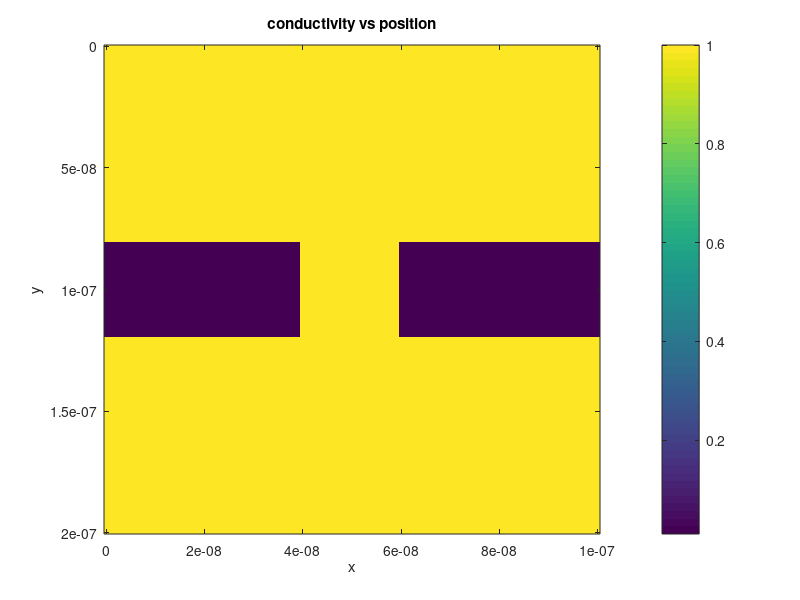
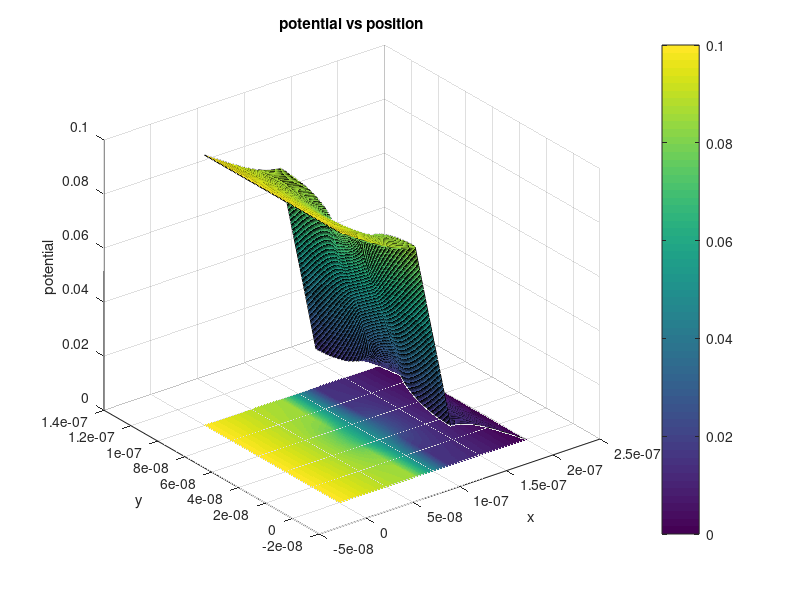
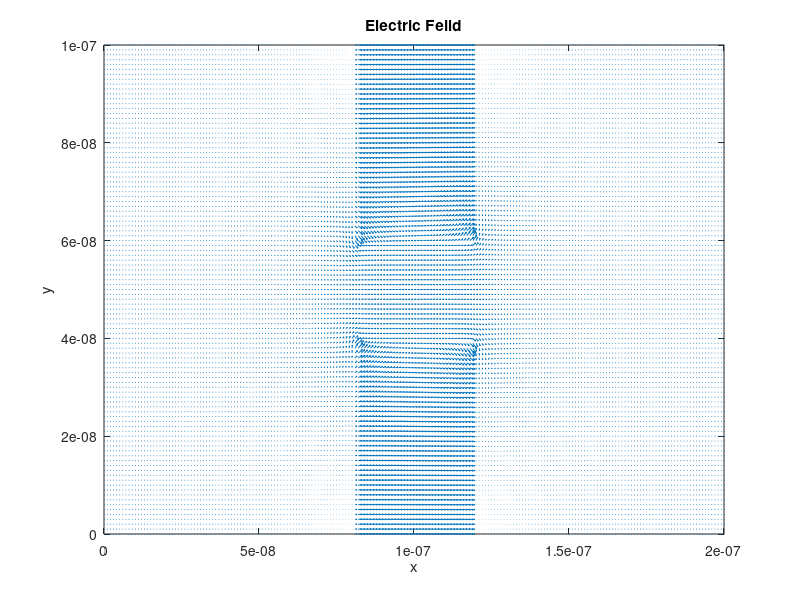

MATLAB code for these plots, in order: (Note: this script raises an error after producing the figures.)
L = 200e-9;
W = 100e-9;
Lb = 40e-9;
Wb = 40e-9;
meshspace = 1e-9;
nx = round(L/meshspace + 1);
ny = round(W/meshspace + 1);

cond1 = 1;
cond2 = 1e-2;


%This section creates a conductivity map witch assigns a conductivity to
%each node in the mesh. This will be used to create the G matrix
condMap = zeros(nx,ny);

for i = 1:nx
   for j = 1:ny
       if (i-1)>0.5*(L-Lb)/meshspace&&(i-1)<0.5*(L+Lb)/meshspace&&((j-1)<Wb/meshspace||(j-1)>(W-Wb)/meshspace)
           condMap(i,j) = cond2;
       else
           condMap(i,j) = cond1;
       end
   end
end

figure(1)
imagesc([0 W],[0 L],condMap);
colorbar
xlabel('x')
ylabel('y')
title('conductivity vs position')

G = sparse(nx*ny);
B = zeros(1,nx*ny);
for i = 1:nx
    for j = 1:ny
        n = j +(i-1)*ny;
        
        %V=1 @ x=0 BC
        if i == 1
            G(n,n) = 1;
            B(n) = 0.1;
        
        %V=0 @ x=L BC
        elseif i == nx 
            G(n,n) = 1;
        
        %Absorbing BC @ y=0
        elseif j == 1 
            nxm = j + (i-2)*ny;
            nxp = j + i*ny;
            nyp = j+1 + (i-1)*ny;
            
            %Resistor Values from conduction map
            rxm = (condMap(i,j) + condMap(i-1,j))/2;
            rxp = (condMap(i,j) + condMap(i+1,j))/2;
            ryp = (condMap(i,j) + condMap(i,j+1))/2;
            
            %node equations from resistor values
            G(n,n) = -(rxm + rxp + ryp);
            G(n,nxm) = rxm;
            G(n,nxp) = rxp;
            G(n,nyp) = ryp; 
        
         %Absorbing BC @ y=W
        elseif j == ny
            nxm = j + (i-2)*ny;
            nxp = j + i*ny;
            nym = j-1 + (i-1)*ny;
            
            %Resistor Values from conduction map
            rxm = (condMap(i,j) + condMap(i-1,j))/2;
            rxp = (condMap(i,j) + condMap(i+1,j))/2;
            rym = (condMap(i,j) + condMap(i,j-1))/2;
            
            %node equations from resistor values
            G(n,n) = -(rxm + rxp + rym);
            G(n,nxm) = rxm;
            G(n,nxp) = rxp;
            G(n,nym) = rym;
        
        %internal nodes
        else
            nxm = j + (i-2)*ny;
            nxp = j + i*ny;
            nym = j-1 + (i-1)*ny;
            nyp = j+1 + (i-1)*ny;
            
            %Resistor Values from conduction map
            rxm = (condMap(i,j) + condMap(i-1,j))/2;
            rxp = (condMap(i,j) + condMap(i+1,j))/2;
            ryp = (condMap(i,j) + condMap(i,j+1))/2;
            rym = (condMap(i,j) + condMap(i,j-1))/2;
            
            %node equations from resistor values
            G(n,n) = -(rxm + rxp + rym + ryp);
            G(n,nxm) = rxm;
            G(n,nxp) = rxp;
            G(n,nym) = rym;
            G(n,nyp) = ryp; 
        
        end
    end
end

%solving and plotting
V = G\B';
Vmap = zeros(nx,ny);
for i = 1:nx
    for j = 1:ny
        n = j +(i-1)*ny;
        Vmap(i,j) = V(n);
    end
end

[X, Y] = meshgrid(0:meshspace:L,0:meshspace:W);
figure(2)
surf(X',Y',Vmap)
colorbar
hold on
imagesc([0 L],[0 W],Vmap')
xlabel('x')
ylabel('y')
zlabel('potential')
title('potential vs position')
hold off

[Ey, Ex] = gradient(Vmap,meshspace);
Ex = -Ex;
Ey = -Ey;

figure(3)
quiver(X',Y',Ex,Ey)
xlim([0 L])
ylim([0 W])
xlabel('x')
ylabel('y')
title('Electric Feild')

%Constants
K = 1.3806e-23;
m = 0.26*9.1093e-31;
q = 1.60217662e-19;

%Place electrons in Boundary
x = L*rand(1000,1);
y = W*rand(1000,1);

yboundSpecular = true; %Specular reflection when treu, diffuse otherwize;
xboundSpecular = true;
boxSpecular = true;

%Determines if any electrons are in the box and moves them out
inbox1 = x > 0.5*(L-Lb) & x < 0.5*(L+Lb) & y > (W-Wb);
inbox2 =  x > 0.5*(L-Lb) & x < 0.5*(L+Lb) & y < Wb;
x(inbox1) = x(inbox1) + ((rand() > 0.5)*2 - 1)*Lb*rand(size(x(inbox1)));
x(inbox2) = x(inbox2) + ((rand() > 0.5)*2 - 1)*Lb*rand(size(x(inbox2)));
y(inbox1) = y(inbox1) - 0.5*Wb*rand(size(y(inbox1)));
y(inbox2) = y(inbox2) + 0.5*Wb*rand(size(y(inbox2)));



% Assign electron velocity based on Maxwell Boltzman Distribution
T = 300;
vth = sqrt(2*K*T/m);
std = sqrt(K*T/m);
Vx = normrnd(0,std,[1000,1]);
Vy = normrnd(0,std,[1000,1]);
V = sqrt(Vx.^2 + Vy.^2);
figure(1)
histogram(V);
xlabel('Velocity')
ylabel('Number of Electrons')
Tplot = zeros(1000,1); %calculated temperature for plotting

dt = 100e-9/vth/100;

Fx = zeros(1000,1);
Fy = zeros(1000,1);
for i = 1:1000
    Fx(i) = -q*Ex(round(1e9*(x(i)+1e-9)),round(1e9*(y(i)+1e-9)));
    Fy(i) = -q*Ey(round(1e9*(x(i)+1e-9)),round(1e9*(y(i)+1e-9)));
end


Tplot = zeros(1000);
xold = x;
yold = y;
for i =1:150
    %Defines the boundaries of the simulation as well as the boxes
    yboundTop = y > W;
    yboundBottom = y < 0;
    inbox1 = x >= 80e-9 & x <= 120e-9 & y >= 60e-9;
    inbox2 = x >= 80e-9 & x <= 120e-9 & y <= 40e-9;
    xboundRight = x > L;
    xboundLeft = x < 0;
    
    %Reflection off of xboundary
    if xboundSpecular
        Vx(xboundRight | xboundLeft) = - Vx(xboundRight | xboundLeft);
    else
        theta = pi*rand();
        Vx(xboundRight | xboundLeft) = V(xboundRight | xboundLeft)*cos(theta);
        Vy(xboundRight | xboundLeft) = V(xboundRight | xboundLeft)*sin(theta);
    end
    
    %Reflection off of y boundary
    if yboundSpecular
        Vy(yboundTop | yboundBottom) = -Vy(yboundTop | yboundBottom);
    else
        theta = pi*rand();
        Vy(yboundTop | yboundBottom) = V(yboundTop | yboundBottom)*cos(theta);
        Vx(yboundTop | yboundBottom) = V(yboundTop | yboundBottom)*sin(theta);
    end
    
    %Reflection off of box
    if boxSpecular
        %Reflection off of verticle face
        Vx(inbox1 & yold >= 60e-9) = -Vx(inbox1 & yold >= 60e-9);
        Vx(inbox2 & yold <= 40e-9) = -Vx(inbox2 & yold <= 40e-9);
        
        %Reflection off of Horizontal face
        Vy(inbox1 & yold <= 60e-9) = -Vy(inbox1 & yold <= 60e-9);
        Vy(inbox2 & yold >= 40e-9) = -Vy(inbox2 & yold >= 40e-9);
    else
        theta = pi*rand();
        
        %Reflection off of verticle face
        Vx(inbox1 & yold >= 60e-9) = V(inbox1 & yold >= 60e-9)*cos(theta);
        Vx(inbox2 & yold <= 40e-9) = V(inbox2 & yold <= 40e-9)*cos(theta);
        Vy(inbox1 & yold >= 60e-9) = V(inbox1 & yold >= 60e-9)*sin(theta);
        Vy(inbox2 & yold <= 40e-9) = V(inbox2 & yold <= 40e-9)*sin(theta);
        
        %Reflection off of Horizontal Face
        Vy(inbox1 & yold <= 60e-9) = V(inbox1 & yold <= 60e-9)*cos(theta);
        Vy(inbox2 & yold >= 40e-9) = V(inbox2 & yold >= 40e-9)*cos(theta);
        Vx(inbox1 & yold <= 60e-9) = V(inbox1 & yold <= 60e-9)*sin(theta);
        Vx(inbox2 & yold >= 40e-9) = V(inbox2 & yold >= 40e-9)*sin(theta);
    end
    
    %Make sure all electrons are in the proper boundary
    y(yboundTop) = 100e-9;
    y(yboundBottom) = 0;
    x(xboundRight) = 200e-9;
    x(xboundLeft) = 0;
    x(inbox1 & yold >= 60e-9 & x <= 100e-9) = 80e-9;
    x(inbox1 & yold >= 60e-9 & x > 100e-9) = 120e-9;
    x(inbox2 & yold <= 40e-9 & x <= 100e-9) =80e-9;
    x(inbox2 & yold <= 40e-9 & x >= 100e-9) =120e-9;
    y(inbox1 & yold <= 60e-9) = 60e-9;
    y(inbox2 & yold >= 60e-9) = 40e-9;
   

    xold = x;
    yold = y;
    x = x + Vx*dt + 0.5*Fx*dt^2/m;
    y = y + Vy*dt + 0.5*Fy*dt^2/m;
    Vx = Vx + Fx*dt/m;
    Vy = Vy + Fy*dt/m;
    
    %Scatter electrons randomly and reasign velocity using Maxwell Boltzman
    %distribution
    scatter = rand(1000,1) < (1 - exp(-dt/0.2e-12));
    Vx(scatter) = normrnd(0,std,size(Vx(scatter)));
    Vy(scatter) = normrnd(0,std,size(Vy(scatter)));
    
    
    xplot = transpose([xold(1:20) x(1:20)]);
    yplot = transpose([yold(1:20) y(1:20)]);
    figure(2)
    subplot(2,1,1)
    Tplot(i) = (1/(2*K))*mean(Vx.^2 + Vy.^2)*m;
    plot(xplot,yplot)
    xlim([0 L])
    ylim([0 W])
    title('Electron Trajectory')
    xlabel('x')
    ylabel('y')
    hold on
    plot(1e-9*[80 80 120 120],1e-9*[200 60 60 200])
    plot(1e-9*[80 80 120 120],1e-9*[0 40 40 0])
    
    subplot(2,1,2)
    plot(Tplot(1:i))
    title('Temperature vs Time Step')
    xlabel('Number of Time Steps')
    ylabel('Temperature (K)')
    drawnow
end

figure(3);
hist3([x y],'CdataMode','auto'); 
view(2);
title('Electron Density');
xlabel('x (m)');
ylabel('y (m)');
title('Electron Density Heat Map');

temp_sum_x = zeros(20,10);
temp_sum_y = zeros(20,10);
temp_num = zeros(20,10);

for i=1:1000
 % Find which "bin" it belongs in:
 x1 = floor(x(i)/1e-8);
 y1 = floor(y(i)/1e-8);
 if(x1<=0)
 x1 = 1;
 end
 if(y1<=0)
 y1= 1;
 end
 if(y1>10)
     y1 = 10;
 end
 if(x1>20)
     x1=20;
 end
 % Add its velocity components to the cumulative count:
 temp_sum_y(x1,y1) = temp_sum_y(x1,y1) + Vy(i).^2;
 temp_sum_x(x1,y1) = temp_sum_x(x1,y1) + Vx(i).^2;
 temp_num(x1,y1) = temp_num(x1,y1) + 1;

end

temp = (temp_sum_x + temp_sum_y).*m./K./2./temp_num;
temp(isnan(temp)) = 0;
temp = transpose(temp);


[X Y] = meshgrid(linspace(0,200,20),linspace(0,100,10));
surf(X,Y,temp)
title('Temperature Map');
xlabel('x (nm)');
ylabel('y (nm)');
zlim([0 1500]);

    